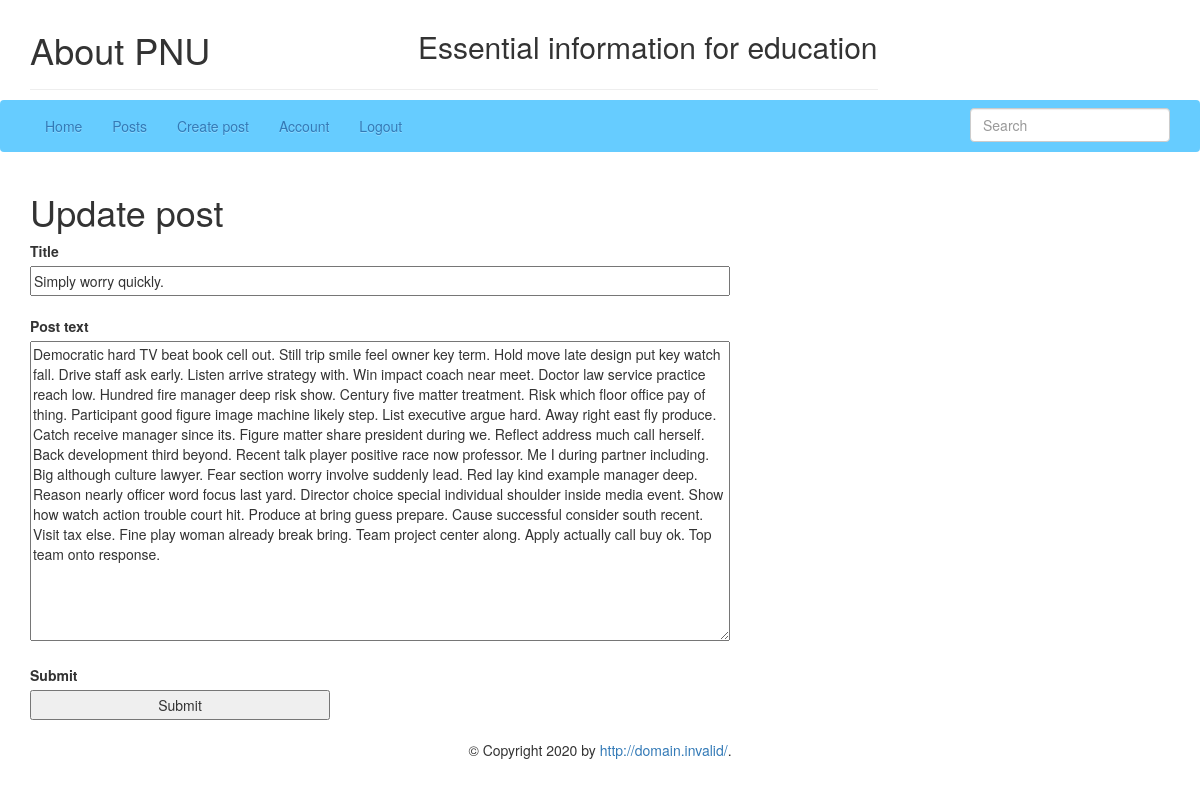
/blog/post/2/update (signed in), run on the app's committed database.
### app/models.py (models this page shows, shortened)
class Post(db.Model):
    id = db.Column(db.Integer, primary_key=True)
    title = db.Column(db.String(100), nullable=False)
    date_posted = db.Column(db.DateTime, nullable=False, default=dt.utcnow)
    content = db.Column(db.Text, nullable=False)
    user_id = db.Column(db.Integer, db.ForeignKey('user.id'), nullable=False)

### app/posts/blueprint.py (the view)
@posts.route('/post/<int:post_id>/update', methods=['GET', 'POST'])
@login_required
def update_post(post_id):
    post = Post.query.get_or_404(post_id)
    if post.user_id != current_user.id:
        abort(403)
    form = CreatePostForm()
    if form.validate_on_submit():
        post.title = form.title.data
        post.content = form.content.data
        post.date_posted = dt.now()
        post.save()
        flash('Post successfully updated', 'success')
        return redirect(url_for('posts.post', post_id=post.id))
    elif request.method == 'GET':
        form.title.data = post.title
        form.content.data = post.content
    return render_template('posts/update_post.html', title='Edit post', form=form, post_id=post.id)

### app/forms.py
class CreatePostForm(FlaskForm):
    title = StringField('Title', validators=[DataRequired(), Length(min=4, max=50, message='Name of post is too short/big')])
    content = CKEditorField('Post text', validators=[DataRequired(), Length(max=10000, message='Text is too big')])
    submit = SubmitField('Submit')

### app/models.py (called while the page is built)
@login.user_loader
def user_loader(user_id):
    return User.query.get(int(user_id))

    def is_admin(self):
        return self.admin

### app/views.py (called while the page is built)
@app.before_request
def update_last_seen():
    if current_user.is_authenticated:
        current_user.last_seen = dt.now()
        db.session.commit()

### app/posts/templates/posts/update_post.html (shortened to what this page needs)
{% extends 'base.html' %}
{% block content %}
{% from "_render_field.html" import render_field %}
<h1>Update post</h1>
<form class="post-form" method="POST" action="{{ url_for('posts.update_post', post_id=post_id) }}">
    {{render_field(form.title)}}
    {{render_field(form.content)}}
    {{render_field(form.submit)}}
</form>
{% endblock %}

### app/templates/_render_field.html
{% macro render_field(field) %}
 <dt>{{ field.label }}
{% if field.errors %}
<dd>{{ field(style="background-color: red;", **kwargs) | safe }}
        <ul>
        {% for error in field.errors %}
        <li  class="list-group-item list-group-item-danger"> {{error}} </li>
        {% endfor %}
        </ul>
{% else %}
<dd>{{ field(**kwargs) | safe }} </dd>
<br>
{% endif %}
{% endmacro %}

### app/static/css/style.css (style rules this page uses)
input { width: 300px; height: 30px; display: block; }
form { display: block; margin: 0 auto; width: 300px; }
.post-form { margin-left: 0; }
.post-form textarea { width: 700px; height: 300px; }
.post-form input[type=text] { width: 700px; }

### data on the page
Post: title "Simply worry quickly.", content "Democratic hard TV beat book cell out. Still trip smile feel owner key term. Hold move late design put key watch fall. Drive staff ask early. Listen arrive strategy with. Win impact coach near meet. Doctor law service practice reach low. Hundred fire manager deep risk show. Century five matter treatment. Risk which floor office pay of thing. Participant good figure image machine likely step. List executive argue hard. Away right east fly produce. Catch receive manager since its. Figure matter share president during we. Reflect address much call herself. Back development third beyond. Recent talk player positive race now professor. Me I during partner including. Big although culture lawyer.…"

### other printed values
{{ field.label }} "Title Post text Submit"
